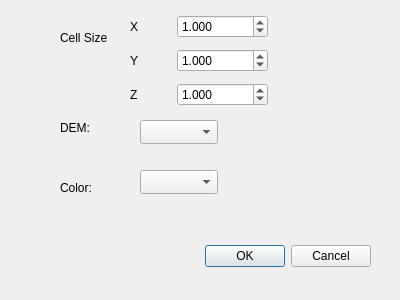
<?xml version="1.0" encoding="UTF-8"?>
<ui version="4.0">
 <class>Configurator3D</class>
 <widget class="QDialog" name="Configurator3D">
  <property name="geometry">
   <rect>
    <x>0</x>
    <y>0</y>
    <width>400</width>
    <height>300</height>
   </rect>
  </property>
  <property name="windowTitle">
   <string>Dialog</string>
  </property>
  <widget class="QDialogButtonBox" name="buttonBox">
   <property name="geometry">
    <rect>
     <x>30</x>
     <y>240</y>
     <width>341</width>
     <height>32</height>
    </rect>
   </property>
   <property name="orientation">
    <enum>Qt::Horizontal</enum>
   </property>
   <property name="standardButtons">
    <set>QDialogButtonBox::Cancel|QDialogButtonBox::Ok</set>
   </property>
  </widget>
  <widget class="QWidget" name="verticalLayoutWidget_3">
   <property name="geometry">
    <rect>
     <x>130</x>
     <y>10</y>
     <width>138</width>
     <height>101</height>
    </rect>
   </property>
   <layout class="QVBoxLayout" name="verticalLayout_3">
    <item>
     <layout class="QHBoxLayout" name="horizontalLayout_3">
      <item>
       <widget class="QLabel" name="label_3">
        <property name="text">
         <string>X</string>
        </property>
       </widget>
      </item>
      <item>
       <widget class="QDoubleSpinBox" name="xSize">
        <property name="decimals">
         <number>3</number>
        </property>
        <property name="minimum">
         <double>0.001000000000000</double>
        </property>
        <property name="maximum">
         <double>1000000.000000000000000</double>
        </property>
        <property name="value">
         <double>1.000000000000000</double>
        </property>
       </widget>
      </item>
     </layout>
    </item>
    <item>
     <layout class="QHBoxLayout" name="horizontalLayout_5">
      <item>
       <widget class="QLabel" name="label_5">
        <property name="text">
         <string>Y</string>
        </property>
       </widget>
      </item>
      <item>
       <widget class="QDoubleSpinBox" name="ySize">
        <property name="decimals">
         <number>3</number>
        </property>
        <property name="minimum">
         <double>0.001000000000000</double>
        </property>
        <property name="maximum">
         <double>1000000.000000000000000</double>
        </property>
        <property name="value">
         <double>1.000000000000000</double>
        </property>
       </widget>
      </item>
     </layout>
    </item>
    <item>
     <layout class="QHBoxLayout" name="horizontalLayout_4">
      <item>
       <widget class="QLabel" name="label_4">
        <property name="text">
         <string>Z</string>
        </property>
       </widget>
      </item>
      <item>
       <widget class="QDoubleSpinBox" name="zSize">
        <property name="decimals">
         <number>3</number>
        </property>
        <property name="minimum">
         <double>0.001000000000000</double>
        </property>
        <property name="maximum">
         <double>1000000.000000000000000</double>
        </property>
        <property name="value">
         <double>1.000000000000000</double>
        </property>
       </widget>
      </item>
     </layout>
    </item>
   </layout>
  </widget>
  <widget class="QLabel" name="label_6">
   <property name="geometry">
    <rect>
     <x>60</x>
     <y>30</y>
     <width>51</width>
     <height>16</height>
    </rect>
   </property>
   <property name="text">
    <string>Cell Size</string>
   </property>
  </widget>
  <widget class="QLabel" name="label_7">
   <property name="geometry">
    <rect>
     <x>60</x>
     <y>120</y>
     <width>51</width>
     <height>16</height>
    </rect>
   </property>
   <property name="text">
    <string>DEM:</string>
   </property>
  </widget>
  <widget class="QLabel" name="label_8">
   <property name="geometry">
    <rect>
     <x>60</x>
     <y>180</y>
     <width>51</width>
     <height>16</height>
    </rect>
   </property>
   <property name="text">
    <string>Color:</string>
   </property>
  </widget>
  <widget class="QComboBox" name="DEMChooser">
   <property name="geometry">
    <rect>
     <x>140</x>
     <y>120</y>
     <width>78</width>
     <height>24</height>
    </rect>
   </property>
  </widget>
  <widget class="QComboBox" name="colorChooser">
   <property name="geometry">
    <rect>
     <x>140</x>
     <y>170</y>
     <width>78</width>
     <height>24</height>
    </rect>
   </property>
  </widget>
 </widget>
 <resources/>
 <connections>
  <connection>
   <sender>buttonBox</sender>
   <signal>accepted()</signal>
   <receiver>Configurator3D</receiver>
   <slot>accept()</slot>
   <hints>
    <hint type="sourcelabel">
     <x>248</x>
     <y>254</y>
    </hint>
    <hint type="destinationlabel">
     <x>157</x>
     <y>274</y>
    </hint>
   </hints>
  </connection>
  <connection>
   <sender>buttonBox</sender>
   <signal>rejected()</signal>
   <receiver>Configurator3D</receiver>
   <slot>reject()</slot>
   <hints>
    <hint type="sourcelabel">
     <x>316</x>
     <y>260</y>
    </hint>
    <hint type="destinationlabel">
     <x>286</x>
     <y>274</y>
    </hint>
   </hints>
  </connection>
 </connections>
</ui>
